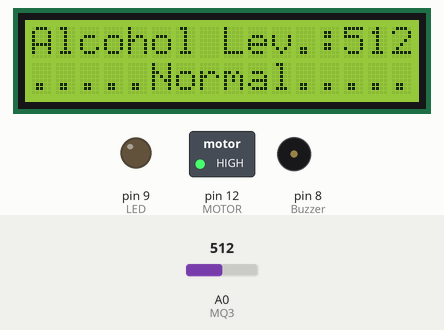
This sketch was run on a simulated Arduino Uno, built with avr-gcc and run on an emulated ATmega328P. Parts: 16×2 character LCD, switched loads named in the sketch (green lamp = pin HIGH), output pins drawn as LEDs (lit = HIGH), buzzer (waves = sounding, pin HIGH). The test bench sets the inputs (shaded band); at power-on: A0 (MQ3) = 512. What the sketch prints to the serial monitor is not drawn.

Above: at 1.2 s.
1.3 s: A0 (MQ3) set to 677
2.8 s: A0 (MQ3) set to 706
At 4.6 s:
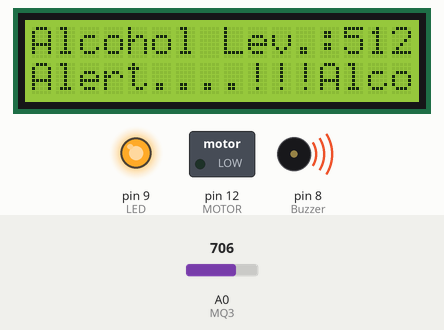
5.5 s: A0 (MQ3) set to 680
At 6.6 s:
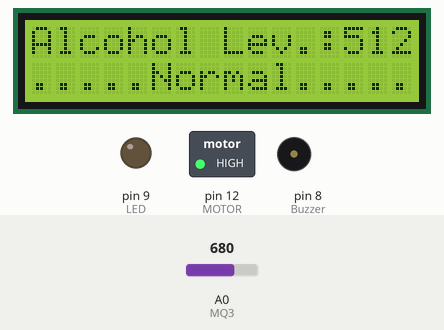
7.7 s: A0 (MQ3) set to 700
At 8.6 s:
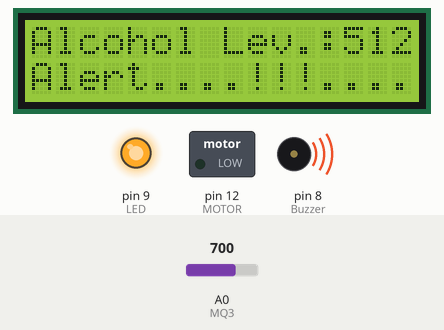
10.3 s: A0 (MQ3) set to 0
At 12.2 s:
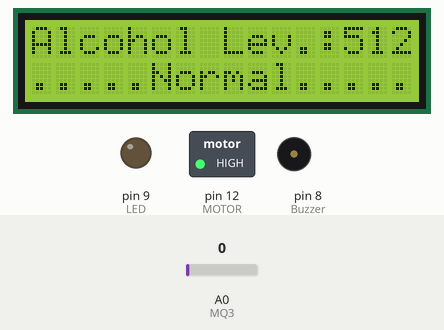
Timing chart, 0 to 13.5 s (numbered marks = the images above; inputs shaded):
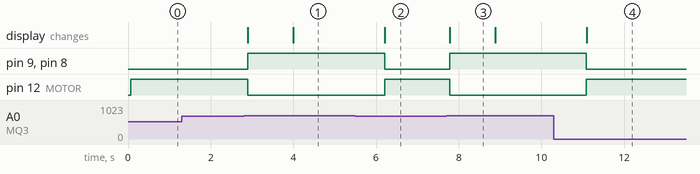

The sketch:

Breathalyzer.ino
```cpp
#include <LiquidCrystal.h>
LiquidCrystal lcd(7, 6, 5, 4, 3, 2);

const int MQ3=0;
const int Buzzer=8;
const int LED=9;
const int MOTOR=12;
int value;

void setup() {
	Serial.begin(9600);
  lcd.begin(16,2);
	pinMode(MQ3, INPUT);
	pinMode(Buzzer, OUTPUT);
	pinMode(LED, OUTPUT);
  pinMode(MOTOR, OUTPUT);
	digitalWrite(Buzzer,LOW);
	digitalWrite(LED,LOW);
  digitalWrite(MOTOR,HIGH);

}

void loop()
{
	value= analogRead(MQ3);
  lcd.print("Alcohol Lev.:");
  lcd.print(value);
	Serial.println(value);

	if(value>690)
	{
		digitalWrite(Buzzer,HIGH);
		digitalWrite(LED,HIGH);
    digitalWrite(MOTOR,LOW);
    lcd.setCursor(0, 2);
    lcd.print("Alert....!!!");
    Serial.print ("Alert");
    delay(1000);
	}else{
		digitalWrite(Buzzer,LOW);
		digitalWrite(LED,LOW);
    digitalWrite(MOTOR,HIGH);
    lcd.setCursor(0, 2);
    lcd.print(".....Normal.....");
    Serial.print("Normal");
	}

	delay (100);
}
```

Measured:
- the behaviour switches between 690 and 691 on A0 (MQ3) (found by bisection; images 0 and 1)
- after the input at 1.3 s, every drawn part: stays the same
- after the input at 2.8 s, pin 9 (LED), pin 8 (Buzzer): LOW → HIGH after 0.09 s; pin 12 (MOTOR): HIGH → LOW after 0.09 s; the display: first changes after 0.10 s (image 1 shows a later state)
- after the input at 5.5 s, pin 9 (LED), pin 8 (Buzzer): HIGH → LOW after 0.71 s; pin 12 (MOTOR): LOW → HIGH after 0.71 s; the display: changes after 0.71 s (image 2)
- after the input at 7.7 s, pin 9 (LED), pin 8 (Buzzer): LOW → HIGH after 0.08 s; pin 12 (MOTOR): HIGH → LOW after 0.08 s; the display: changes after 0.08 s (image 3)
- after the input at 10.3 s, pin 9 (LED), pin 8 (Buzzer): HIGH → LOW after 0.79 s; pin 12 (MOTOR): LOW → HIGH after 0.79 s; the display: changes after 0.79 s (image 4)
- what the display in image 3 shows lasts 1.1 s, from 7.8 s to 8.9 s
